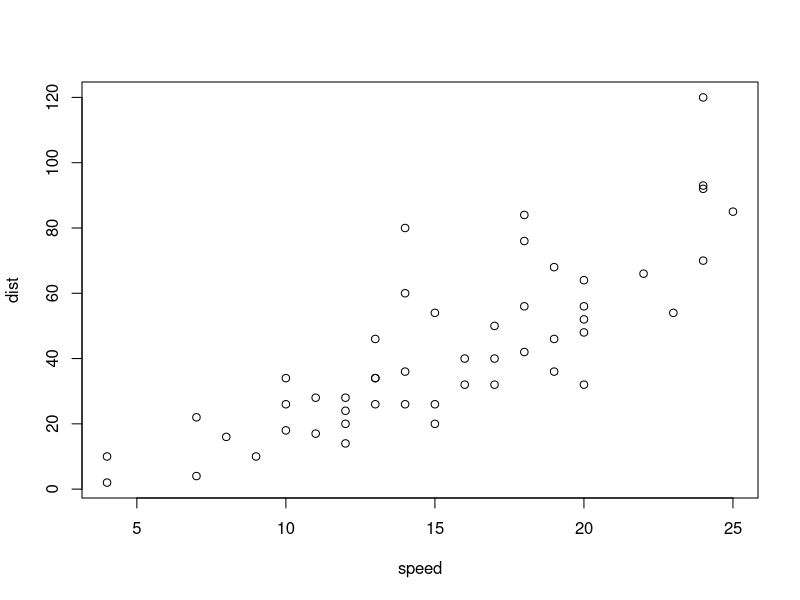
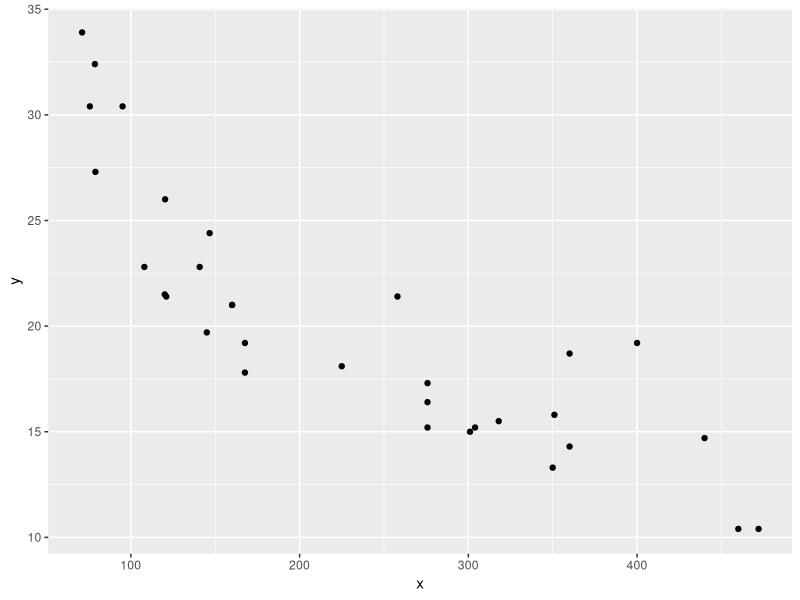
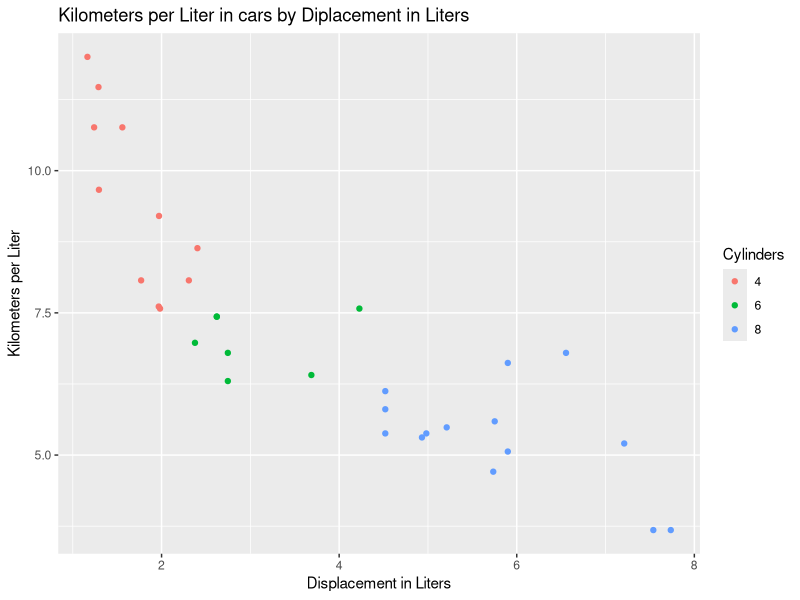

Source code (R) for these figures, in order:
## ---- chunk 1
plot(cars)
## ---- chunk 2
# Set variable vec_even to a vector of even numbers from 2 to 100 (inclusive). 
vec_even <- c(1:50) * 2

# Set variable vec_odd to a vector of odd numbers from 1 to 99 (inclusive).
vec_odd <- vec_even - 1

# Set variable vec_sum to the sum of vec_even and vec_odd.
vec_sum <- vec_even + vec_odd

# Work on 2.1 below
  
## ---- chunk 3
get_upper <- function(x) {
mean <- mean(x)
return (length(x[x > mean]))
}

get_upper(c(1,3,2,5))

## ---- chunk 4
get_upper(vec_sum)

## ---- chunk 5
library(MASS) # access to Boston data frame
data(mtcars) # data on motor trend car road tests

library(dplyr) # data wrangling package. See Chapter 10 in INFO 201 textbook
library(ggplot2) # plotting library. See Chapter 13 of INFO 201 textbook
## ---- chunk 6
?mtcars # learn more about the dataframe
View(mtcars) # see the dataframe
  
# Show work for 3.1-3.4 here!

mean(mtcars$hp)

mean(unlist(select(filter(select(mtcars, cyl, hp), cyl == 4), hp)))

mean(unlist(select(filter(select(mtcars, mpg, disp), disp < 200 & disp > 100), mpg)))

ggplot(mtcars, aes_string(x = mtcars$disp, y = mtcars$mpg)) + geom_point()


## ---- chunk 7
#conversion ratios
MPG_KML_RATIO <- 0.35400619 # 1 Miles/Gallon = 0.35 Kilometer/Liter
CIN_L_RATIO <- 0.0163871 # 1 cubic inch = 0.016 Liter

# Add a column "kml" to the mtcars dataframe which provides the kilometers / liter for each car. The conversion from MPG to KML is provided by MPG_KML_RATIO.
mtcars$kml <- mtcars$mpg * MPG_KML_RATIO
  
# Add a column "disp_l" to the mtcars dataframe which provides the displacement for each car in liters. The conversion from cubic inches to liters is provided by CIN_L_RATIO.
mtcars$disp_l <- mtcars$disp * CIN_L_RATIO

# Convert mtcars$cyl to a factor (see Chapter 9.3)
mtcars$cyl <- as.factor(mtcars$cyl)

# Show 4.1 and 4.2 below!

  ggplot(mtcars, aes(x = mtcars$disp_l, y = mtcars$kml, color = mtcars$cyl)) + geom_point() + labs(x = "Displacement in Liters",
         y = "Kilometers per Liter",
         title = "Kilometers per Liter in cars by Diplacement in Liters",
         color = "Cylinders") 
  
  # It seems that having fewer cylinders and lower displacement is associated with higher kilometers/liter
  
## ---- chunk 8
# Work on 5.1-5.3 below

?Boston # getting more information on the dataset

boston <- Boston
View(boston) # Viewing data


# Each row is a town within Boston

median(unlist(select(top_n(filter(boston, chas == 1), 5, crim), medv)))

median(unlist(select(top_n(filter(boston, chas == 0), 5, crim), medv)))



## ---- chunk 9
# I spent about 2.5 hours doing this assignment
